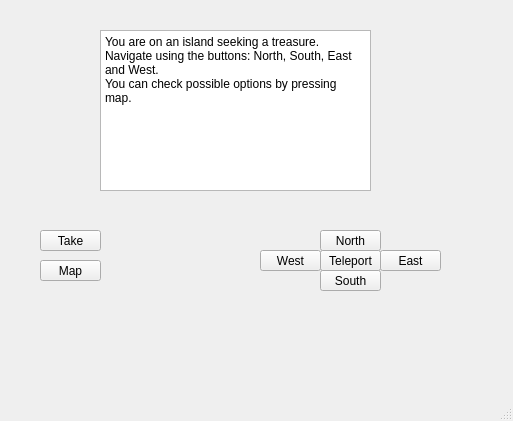
<?xml version="1.0" encoding="UTF-8"?>
<ui version="4.0">
 <class>MyZork</class>
 <widget class="QMainWindow" name="MyZork">
  <property name="geometry">
   <rect>
    <x>0</x>
    <y>0</y>
    <width>513</width>
    <height>421</height>
   </rect>
  </property>
  <property name="windowTitle">
   <string>MyZork</string>
  </property>
  <widget class="QWidget" name="centralwidget">
   <widget class="QStackedWidget" name="stackedWidget">
    <property name="geometry">
     <rect>
      <x>50</x>
      <y>10</y>
      <width>371</width>
      <height>211</height>
     </rect>
    </property>
    <property name="currentIndex">
     <number>0</number>
    </property>
    <widget class="QWidget" name="a">
     <widget class="QTextBrowser" name="textBrowser">
      <property name="geometry">
       <rect>
        <x>50</x>
        <y>20</y>
        <width>271</width>
        <height>161</height>
       </rect>
      </property>
      <property name="html">
       <string>&lt;!DOCTYPE HTML PUBLIC &quot;-//W3C//DTD HTML 4.0//EN&quot; &quot;http://www.w3.org/TR/REC-html40/strict.dtd&quot;&gt;
&lt;html&gt;&lt;head&gt;&lt;meta name=&quot;qrichtext&quot; content=&quot;1&quot; /&gt;&lt;meta charset=&quot;utf-8&quot; /&gt;&lt;style type=&quot;text/css&quot;&gt;
p, li { white-space: pre-wrap; }
&lt;/style&gt;&lt;/head&gt;&lt;body style=&quot; font-family:'Segoe UI'; font-size:9pt; font-weight:400; font-style:normal;&quot;&gt;
&lt;p style=&quot; margin-top:0px; margin-bottom:0px; margin-left:0px; margin-right:0px; -qt-block-indent:0; text-indent:0px;&quot;&gt;You are on an island seeking a treasure. Navigate using the buttons: North, South, East and West. &lt;/p&gt;
&lt;p style=&quot; margin-top:0px; margin-bottom:0px; margin-left:0px; margin-right:0px; -qt-block-indent:0; text-indent:0px;&quot;&gt;You can check possible options by pressing map. &lt;/p&gt;&lt;/body&gt;&lt;/html&gt;</string>
      </property>
     </widget>
    </widget>
    <widget class="QWidget" name="Map">
     <widget class="QTextBrowser" name="The_map">
      <property name="geometry">
       <rect>
        <x>90</x>
        <y>30</y>
        <width>281</width>
        <height>192</height>
       </rect>
      </property>
      <property name="html">
       <string>&lt;!DOCTYPE HTML PUBLIC &quot;-//W3C//DTD HTML 4.0//EN&quot; &quot;http://www.w3.org/TR/REC-html40/strict.dtd&quot;&gt;
&lt;html&gt;&lt;head&gt;&lt;meta name=&quot;qrichtext&quot; content=&quot;1&quot; /&gt;&lt;meta charset=&quot;utf-8&quot; /&gt;&lt;style type=&quot;text/css&quot;&gt;
p, li { white-space: pre-wrap; }
&lt;/style&gt;&lt;/head&gt;&lt;body style=&quot; font-family:'Segoe UI'; font-size:9pt; font-weight:400; font-style:normal;&quot;&gt;
&lt;p style=&quot; margin-top:0px; margin-bottom:0px; margin-left:0px; margin-right:0px; -qt-block-indent:0; text-indent:0px;&quot;&gt;Map: &lt;span style=&quot; font-weight:700;&quot;&gt;&lt;br /&gt;&lt;/span&gt;&lt;/p&gt;
&lt;p style=&quot; margin-top:0px; margin-bottom:0px; margin-left:0px; margin-right:0px; -qt-block-indent:0; text-indent:0px;&quot;&gt;&lt;span style=&quot; font-weight:700;&quot;&gt;		    [e] -- [f] -- [g]&lt;/span&gt;&lt;/p&gt;
&lt;p style=&quot; margin-top:0px; margin-bottom:0px; margin-left:0px; margin-right:0px; -qt-block-indent:0; text-indent:0px;&quot;&gt;&lt;span style=&quot; font-weight:700;&quot;&gt;		     |         |&lt;/span&gt;&lt;/p&gt;
&lt;p style=&quot; margin-top:0px; margin-bottom:0px; margin-left:0px; margin-right:0px; -qt-block-indent:0; text-indent:0px;&quot;&gt;&lt;span style=&quot; font-weight:700;&quot;&gt;	                           [b]	-- [c]     [h]&lt;/span&gt;&lt;/p&gt;
&lt;p style=&quot; margin-top:0px; margin-bottom:0px; margin-left:0px; margin-right:0px; -qt-block-indent:0; text-indent:0px;&quot;&gt;&lt;span style=&quot; font-weight:700;&quot;&gt;	                             |	     |&lt;/span&gt;&lt;/p&gt;
&lt;p style=&quot; margin-top:0px; margin-bottom:0px; margin-left:0px; margin-right:0px; -qt-block-indent:0; text-indent:0px;&quot;&gt;&lt;span style=&quot; font-weight:700;&quot;&gt;	                            [a] -- [d]&lt;/span&gt;&lt;/p&gt;
&lt;p style=&quot;-qt-paragraph-type:empty; margin-top:0px; margin-bottom:0px; margin-left:0px; margin-right:0px; -qt-block-indent:0; text-indent:0px; font-weight:700;&quot;&gt;&lt;br /&gt;&lt;/p&gt;
&lt;p style=&quot; margin-top:0px; margin-bottom:0px; margin-left:0px; margin-right:0px; -qt-block-indent:0; text-indent:0px;&quot;&gt;&lt;span style=&quot; font-weight:700;&quot;&gt;Note:&lt;/span&gt; [a] is the starting point&lt;/p&gt;&lt;/body&gt;&lt;/html&gt;</string>
      </property>
     </widget>
    </widget>
   </widget>
   <widget class="QPushButton" name="Take">
    <property name="geometry">
     <rect>
      <x>40</x>
      <y>230</y>
      <width>61</width>
      <height>21</height>
     </rect>
    </property>
    <property name="text">
     <string>Take</string>
    </property>
   </widget>
   <widget class="QPushButton" name="Map_view">
    <property name="geometry">
     <rect>
      <x>40</x>
      <y>260</y>
      <width>61</width>
      <height>21</height>
     </rect>
    </property>
    <property name="text">
     <string>Map</string>
    </property>
   </widget>
   <widget class="QPushButton" name="West_a">
    <property name="geometry">
     <rect>
      <x>260</x>
      <y>250</y>
      <width>61</width>
      <height>21</height>
     </rect>
    </property>
    <property name="text">
     <string>West</string>
    </property>
   </widget>
   <widget class="QPushButton" name="North">
    <property name="geometry">
     <rect>
      <x>320</x>
      <y>230</y>
      <width>61</width>
      <height>21</height>
     </rect>
    </property>
    <property name="text">
     <string>North</string>
    </property>
   </widget>
   <widget class="QPushButton" name="South">
    <property name="geometry">
     <rect>
      <x>320</x>
      <y>270</y>
      <width>61</width>
      <height>21</height>
     </rect>
    </property>
    <property name="text">
     <string>South</string>
    </property>
   </widget>
   <widget class="QPushButton" name="Teleport">
    <property name="geometry">
     <rect>
      <x>320</x>
      <y>250</y>
      <width>61</width>
      <height>21</height>
     </rect>
    </property>
    <property name="text">
     <string>Teleport</string>
    </property>
   </widget>
   <widget class="QPushButton" name="East">
    <property name="geometry">
     <rect>
      <x>380</x>
      <y>250</y>
      <width>61</width>
      <height>21</height>
     </rect>
    </property>
    <property name="text">
     <string>East</string>
    </property>
   </widget>
  </widget>
  <widget class="QMenuBar" name="menubar">
   <property name="geometry">
    <rect>
     <x>0</x>
     <y>0</y>
     <width>513</width>
     <height>17</height>
    </rect>
   </property>
  </widget>
  <widget class="QStatusBar" name="statusbar"/>
 </widget>
 <resources/>
 <connections/>
</ui>
